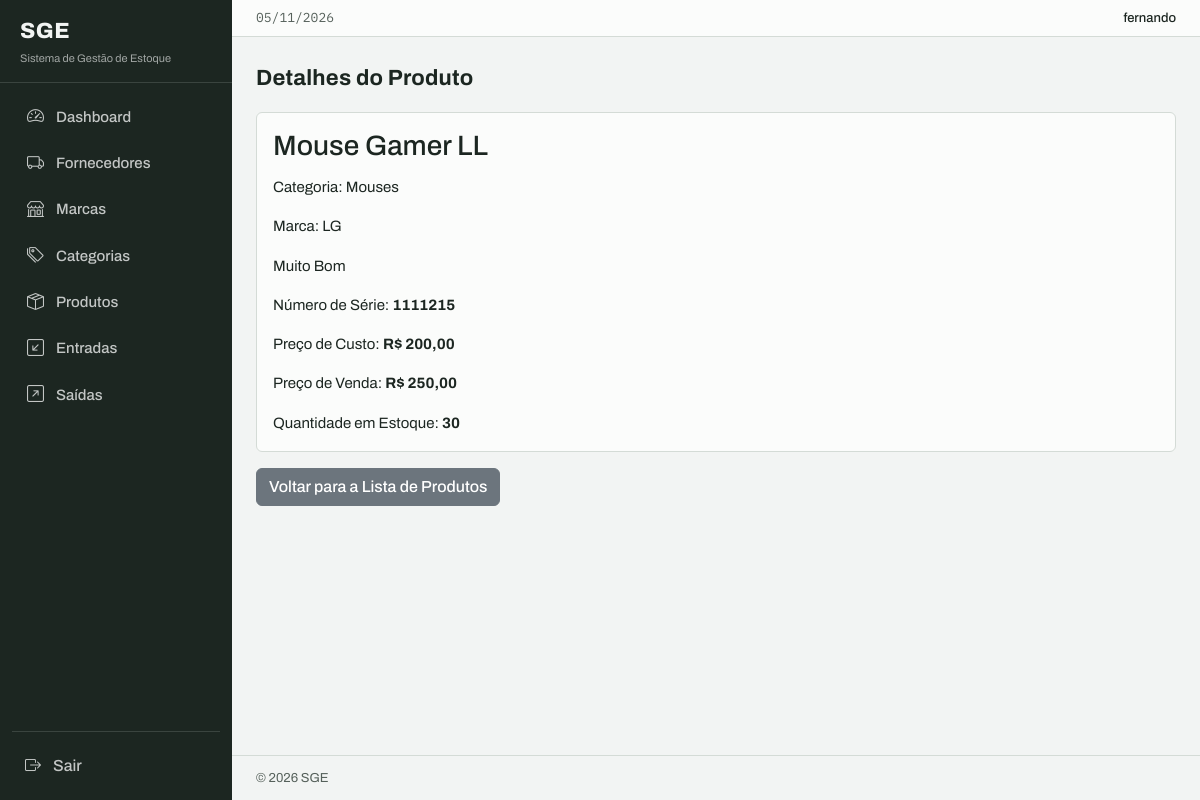
Page /products/2/detail (signed in) on the committed database.
### products/models.py (models this page shows, shortened)
class Product(models.Model):
    title = models.CharField(max_length=500)
    category = models.ForeignKey(
        Category, on_delete=models.PROTECT, related_name="products"
    )
    brand = models.ForeignKey(Brand, on_delete=models.PROTECT, related_name="products")
    description = models.TextField(null=True, blank=True)
    serie_number = models.CharField(max_length=200, null=True, blank=True)
    cost_price = models.DecimalField(max_digits=20, decimal_places=2)
    selling_price = models.DecimalField(max_digits=20, decimal_places=2)
    quantity = models.IntegerField(default=0)
    created_at = models.DateTimeField(auto_now_add=True)
    updated_at = models.DateTimeField(auto_now=True)
    class Meta:
        ordering = ["title"]

### categories/models.py (models this page shows)
class Category(models.Model):
    name = models.CharField(max_length=500)
    description = models.TextField(null=True, blank=True)
    created_at = models.DateTimeField(auto_now_add=True)
    updated_at = models.DateTimeField(auto_now=True)
    class Meta:
        ordering = ["name"]
    def __str__(self):
        return self.name

### brands/models.py (models this page shows)
class Brand(models.Model):
    name = models.CharField(max_length=500)
    description = models.TextField(null=True, blank=True)
    created_at = models.DateTimeField(auto_now_add=True)
    updated_at = models.DateTimeField(auto_now=True)
    class Meta:
        ordering = ["name"]
    def __str__(self):
        return self.name

### products/views.py (the view)
class ProductDetailView(LoginRequiredMixin, PermissionRequiredMixin, DetailView):
    model = models.Product
    template_name = "product_detail.html"
    permission_required = "products.view_product"

### app/context_processors.py (called while the page is built)
def static_versions(request):
    try:
        version = int(_CSS.stat().st_mtime)
    except OSError:
        version = 1
    return {"sge_css_v": version}

### products/templates/product_detail.html
{% extends 'base.html' %}
{% block content %}
<div>
    <h1 class="sge-page-title">Detalhes do Produto</h1>
    <div class="card">
        <div class="card-body">
        <h3 class="card-title">{{ object.title }}</h3>
        <p class="card-text">Categoria: {{ object.category }}</p>
        <p class="card-text">Marca: {{ object.brand }}</p>
        <p class="card-text">{{ object.description }}</p>
        <p class="card-text">Número de Série: <strong>{{ object.serie_number }}</strong></p>
        <p class="card-text">Preço de Custo: <strong>R$ {{ object.cost_price }}</strong></p>
        <p class="card-text">Preço de Venda: <strong>R$ {{ object.selling_price }}</strong></p>
        <p class="card-text">Quantidade em Estoque: <strong>{{ object.quantity }}</strong></p>
        </div>
    </div>
    <a href="{% url 'product_list' %}" class="btn btn-secondary mt-3">Voltar para a Lista de Produtos</a>
</div>
{% endblock %}

### app/templates/components/_header.html (shortened to what this page needs)
<header class="sge-topbar">
  <span class="sge-topbar-date" aria-label="Data de hoje">{% now 'd/m/Y' %}</span>
  <span class="sge-topbar-user">{{ user.username }}</span>
</header>

### app/static/css/sge.css (style rules this page uses)
:root { color-scheme: light; --sge-paper: #F2F4F3; --sge-paper-raised: #FBFCFB; --sge-ink: #1C2621; --sge-ink-soft: #55605A; --sge-line: #D4DBD6; --sge-line-strong: #AEB9B2; --sge-in: #2E6B4F; --sge-in-soft: #E3EFE8; --sge-out: #C4341B; --sge-out-soft: #F9E9E4; --sge-amber: #906000; --sge-amber-soft: #F7EFDD; --sge-radius: 6px; --bs-body-bg: var(--sge-paper); --bs-body-color: var(--sge-ink); --bs-body-font-family: "Archivo", system-ui, -apple-system, sans-serif; --bs-body-font-size: 0.9375rem; --bs-body-line-height: 1.55; --bs-border-color: var(--sge-line); --bs-link-color: var(--sge-in); --bs-link-hover-color: #21503B; --bs-emphasis-color: var(--sge-ink); }
body { font-feature-settings: "tnum" 1; -webkit-tap-highlight-color: rgba(28, 38, 33, 0.08); }
.btn, .sge-nav .nav-link, .sge-nav .sge-nav-exit .btn-link { touch-action: manipulation; }
.sge-topbar { display: flex; align-items: center; gap: 1rem; padding: 0.5rem 1.5rem; border-bottom: 1px solid var(--sge-line); background: var(--sge-paper-raised); font-size: 0.8125rem; color: var(--sge-ink-soft); }
.sge-topbar .sge-topbar-date { font-family: "IBM Plex Mono", monospace; font-size: 0.8125rem; }
.sge-topbar .sge-topbar-user { margin-left: auto; color: var(--sge-ink); font-weight: 500; }
.sge-page-title { font-weight: 700; font-stretch: 112%; font-size: 1.375rem; letter-spacing: 0.01em; margin: 0 0 1.25rem; text-wrap: balance; }
.btn { --bs-btn-border-radius: var(--sge-radius); --bs-btn-font-weight: 500; font-family: inherit; }
.card { --bs-card-border-radius: var(--sge-radius); --bs-card-border-color: var(--sge-line); --bs-card-bg: var(--sge-paper-raised); --bs-card-cap-bg: var(--sge-paper); --bs-card-title-spacer-y: 0.875rem; }

### rows in the picture
Product: title "Mouse Gamer LL", category "Mouses", brand "LG", description "Muito Bom", serie_number "1111215", cost_price "200,00", selling_price "250,00", quantity "30"

### other values in the picture
{{ user.username }} "fernando"
